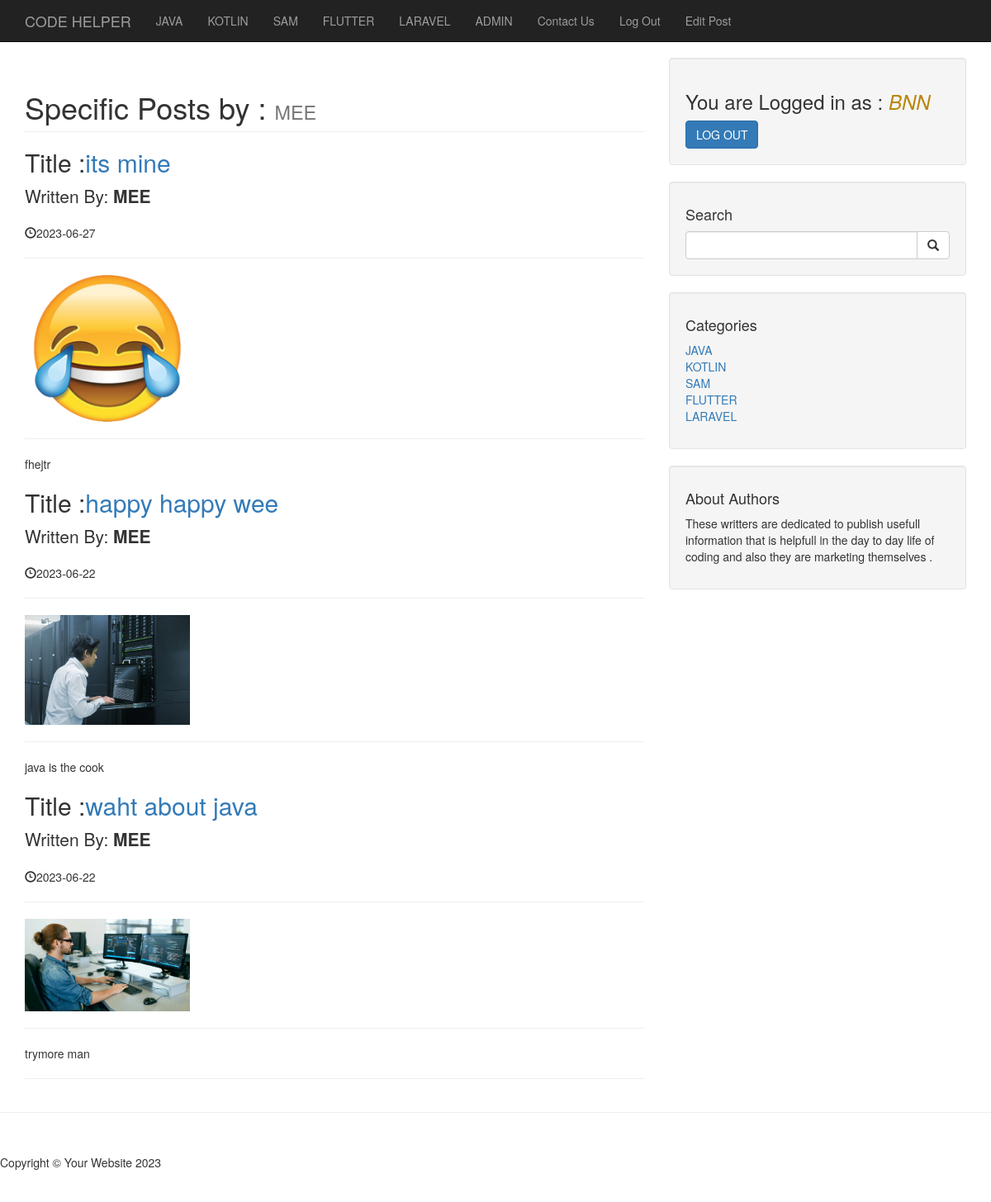
The page /author_posts.php?author=mee&p_id=40 (signed in) on the database its author committed.
### tables this page shows
CREATE TABLE `categories` (
  `cat_id` int(10) NOT NULL,
  `cat_title` varchar(255) NOT NULL
);

CREATE TABLE `posts` (
  `post_id` int(10) NOT NULL,
  `post_category_id` int(10) NOT NULL,
  `post_title` varchar(255) NOT NULL,
  `post_author` varchar(255) NOT NULL,
  `post_date` date NOT NULL,
  `post_image` text NOT NULL,
  `post_content` text NOT NULL,
  `post_tags` varchar(255) NOT NULL,
  `post_comment_count` int(11) NOT NULL,
  `post_status` varchar(255) NOT NULL DEFAULT 'draft',
  `post_views_count` int(11) NOT NULL,
  `post_user_id` int(11) NOT NULL,
  `likes` int(11) NOT NULL
);

### admin/functions.php (called while the page is built, shortened)
<?php
function isloggedIn(){
    if (isset($_SESSION['user_role'])) {
        return true;
      }else{
        return false;
   }
 }
?>

### author_posts.php (the view, shortened to what this page needs)
<?php
    include "includes/header.php";
    include "includes/navigation.php";
?>
    <div class="container">
        <div class="row">
            <div class="col-md-8">
    <?php
        if (isset($_GET['p_id'])) {
            $link_post_author= $_GET['author'];
        }?>
        <h1 class="page-header">
        Specific Posts by : <small><?php echo strtoupper($link_post_author);?></small>
        </h1>
        <?php
            $query = "SELECT * FROM posts WHERE post_author = '{$link_post_author}' ";
            $select_all_posts_query= mysqli_query($connection,$query);
        while ($row = mysqli_fetch_assoc($select_all_posts_query)) {
            $post_author_id= $row['post_id'];
            $post_title    = $row['post_title'];
            $post_author   = $row['post_author'];
            $post_date     = $row['post_date'];
            $post_image    = $row['post_image'];
            $post_content  = $row['post_content'];
    ?>
            <h2>
                Title :<a href="post.php?p_id=<?php echo $post_author_id;?>"><?php echo $post_title?></a>
            </h2>
            <p class="lead">
                Written By: <strong><?php echo strtoupper($post_author);?></strong>
            </p>
            <p><span class="glyphicon glyphicon-time"></span><?php echo $post_date;?></p>
            <hr>
            <img class="img-responsive" width="200" height= "10" src="admin/images/<?php echo $post_image;?>" alt=" post picture">
            <hr>
            <p><?php echo $post_content;?></p>
        <?php  } ?>
          <hr>
         </div>
          <?php include "includes/sidebar.php";?>
       </div>
    </div>
<hr>
<?php include "includes/footer.php";?>

### includes/navigation.php (shortened to what this page needs)
<nav class="navbar navbar-inverse navbar-fixed-top mb-40" role="navigation">
    <div class="container">
        <div class="navbar-header">
           <a class="navbar-brand" href="index.php">CODE HELPER</a>
        </div>
        <div class="collapse navbar-collapse" id="bs-example-navbar-collapse-1">
            <ul class="nav navbar-nav">
        <?php
                $query = "SELECT * FROM categories";
                $select_all_categories_query= mysqli_query($connection,$query);
            while ($row = mysqli_fetch_assoc($select_all_categories_query)) {
                $cat_id=$row['cat_id'];
                $cat_title= $row['cat_title'];
            $classCategory="";
            $classContactUs="";
            $classLogin="";
 echo "<li class='{$classCategory}'><a href='category.php?category={$cat_id}'>{$cat_title}</a></li>
 ";
  }
     ?>
        <?php if(isloggedIn()):?>
            <li>
                <a href="admin/index.php">ADMIN</a>
            </li>
            <li class=" <?php echo $classContactUs;?>">
                <a href="contact.php">Contact Us</a>
            </li>
            <li class=" <?php echo $classLogin;?>">
            <a href="includes/logout.php">Log Out</a>
            </li>
        <?php  endif;?>
  <?php
    if (isset($_SESSION['user_role']) && $_SESSION['user_role'] ==='admin'){
        if (isset($_GET['p_id'])) {
        $post_id=$_GET['p_id'];
        echo "
        <li>
        <a href='admin/posts.php?source=edit_post&p_id=$post_id'>Edit Post</a>
        </li>
        ";
      }
    }
 ?>
            </ul>
        </div>
    </div>
</nav>

### includes/sidebar.php (shortened to what this page needs)
     <div class="col-md-4">
       <div class="well">
   <?php if(isset($_SESSION['user_role'])):?>
       <h3>You are Logged in as : <span style="color:#B8860B; font-style: oblique"><?php echo strtoupper($_SESSION['username']);?> </span></h3>
           <a href="includes/logout.php" class="btn btn-primary">LOG OUT</a>
   <?php endif;?>
   </div>
       <div class="well">
           <h4>Search</h4>
           <form action="search.php" method ="post">
           <div class="input-group">
               <input type="text" name="search" class="form-control">
               <span class="input-group-btn">
                   <button class="btn btn-default" type="submit" name="submit">
                       <span class="glyphicon glyphicon-search"></span>
               </button>
               </span>
           </div>
           </form>
       </div>
       <div class="well">
       <?php
           $query = "SELECT * FROM categories ";
           $select_all_categories_query= mysqli_query($connection,$query);
        ?>
                <h4>Categories</h4>
                   <div class="row">
                       <div class="col-lg-6">
                           <ul class="list-unstyled">
                               <?php
                               while ($row = mysqli_fetch_assoc($select_all_categories_query)) {
                                   $cat_title= $row['cat_title'];
                                   $cat_id= $row['cat_id'];
                               ?>
                               <li><a href="category.php?category=<?php echo $cat_id;?>"><?php echo $cat_title;?></a>
                               </li>
                               <?php    } ?>
                           </ul>
                       </div>
                   </div>
               </div>
<?php  include "widget.php";?>
   </div>

### css/blog-home.css (style rules this page uses)
body { padding-top: 70px; }

### rows shown on the page
categories: cat_title "JAVA"
categories: cat_title "KOTLIN"
categories: cat_title "SAM"
categories: cat_title "FLUTTER"
categories: cat_title "LARAVEL"
posts: post_title "its mine", post_author "MEE", post_date "2023-06-27", post_image (picture), post_content "fhejtr"
posts: post_title "happy happy wee", post_author "MEE", post_date "2023-06-22", post_image (picture), post_content "java is the cook"
posts: post_title "waht about java", post_author "MEE", post_date "2023-06-22", post_image (picture), post_content "trymore man"

### other values the page prints
$link_post_author "MEE"
$_SESSION['username'] "BNN"
